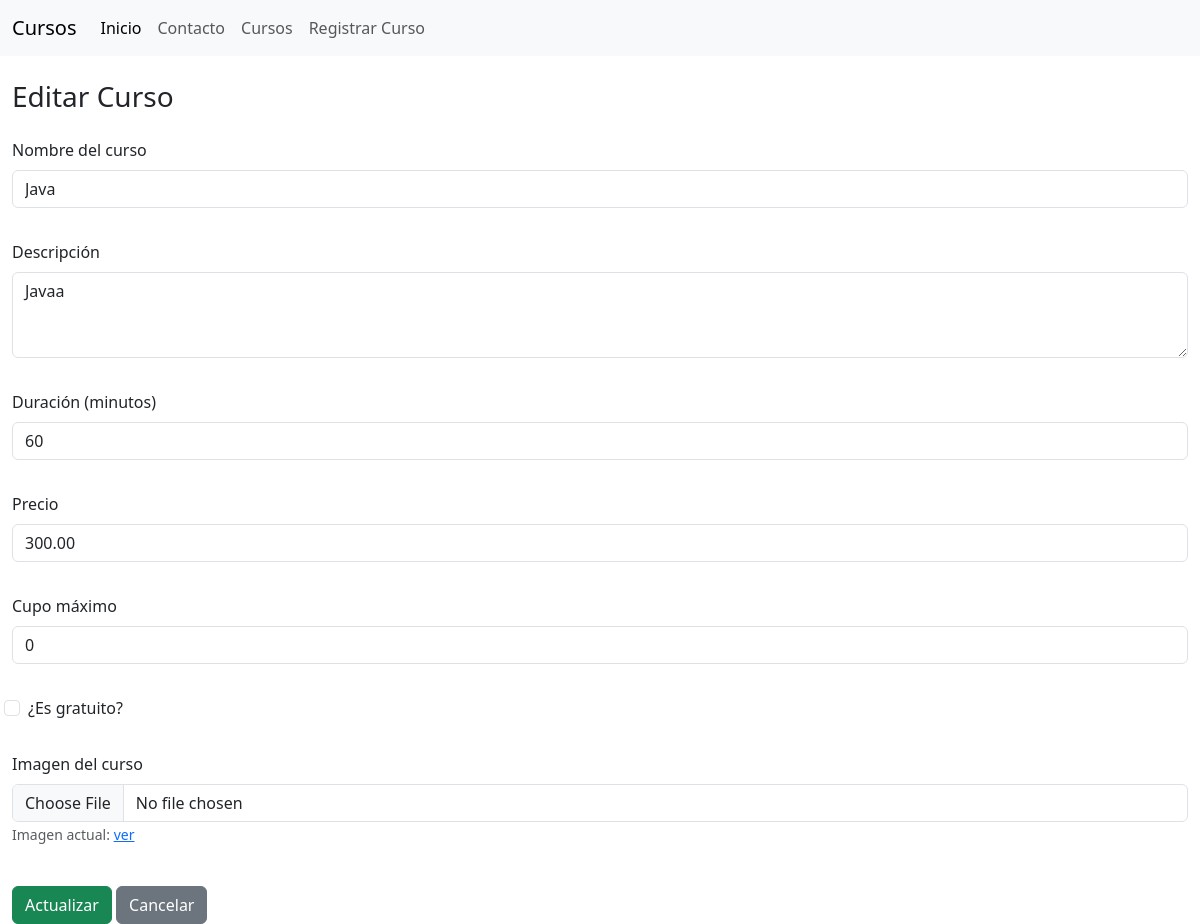
The app's page /cursos/editar/2/ with its own data.
### cursos/models.py (models this page shows, shortened)
class Curso(models.Model):
    nombre = models.CharField("Nombre del curso", max_length=255)
    descripcion = models.TextField("Descripción", default="Sin descripción")
    duracion = models.IntegerField("Duración (minutos)", default=60)
    precio = models.DecimalField("Precio", max_digits=8, decimal_places=2, default=0.00)
    maximo = models.IntegerField("Cupo máximo", default=0)
    gratis = models.BooleanField("¿Es gratuito?", default=False)
    imagen = models.ImageField("Imagen del curso", null=True, upload_to='fotos')
    fecha_creacion = models.DateTimeField("Fecha de creación", auto_now_add=True)
    fecha_final = models.DateTimeField("Última actualización",  default=timezone.now)
    class Meta:
        verbose_name = 'Curso'
        verbose_name_plural = 'Cursos'
        ordering = ['fecha_creacion']

### contenido/views.py (the view)
# urls.py: path('cursos/editar/<int:id>/', views.editar_curso, name='editar_curso'),
def editar_curso(request, id):
    curso = get_object_or_404(Curso, id=id)
    if request.method == 'POST':
        form = Cursos(request.POST, request.FILES, instance=curso)
        if form.is_valid():
            form.save()
            return redirect('cursos')
    else:
        form = Cursos(instance=curso)
    return render(request, 'editar_curso.html', {'form': form})

### contenido/forms.py
class Cursos(forms.ModelForm):
    class Meta:
        model = Curso
        fields = ['nombre', 'descripcion', 'duracion', 'precio', 'maximo', 'gratis', 'imagen']

### contenido/templates/editar_curso.html (shortened to what this page needs)
{% extends 'navegacion.html' %}
{% block content %}
<div class="container-fluid">
  <h3 class="mb-4">Editar Curso</h3>
  <form method="POST" enctype="multipart/form-data" class="row g-3">
    <div class="mb-3">
      <label for="id_nombre" class="form-label">Nombre del curso</label>
      <input type="text" name="nombre" class="form-control" id="id_nombre" value="{{ form.nombre.value }}" required>
    </div>
    <div class="mb-3">
      <label for="id_descripcion" class="form-label">Descripción</label>
      <textarea name="descripcion" class="form-control" id="id_descripcion" rows="3">{{ form.descripcion.value }}</textarea>
    </div>
    <div class="mb-3">
      <label for="id_duracion" class="form-label">Duración (minutos)</label>
      <input type="number" name="duracion" class="form-control" id="id_duracion" value="{{ form.duracion.value }}" min="0">
    </div>
    <div class="mb-3">
      <label for="id_precio" class="form-label">Precio</label>
      <input type="number" name="precio" class="form-control" id="id_precio" value="{{ form.precio.value }}" step="0.01" min="0">
    </div>
    <div class="mb-3">
      <label for="id_maximo" class="form-label">Cupo máximo</label>
      <input type="number" name="maximo" class="form-control" id="id_maximo" value="{{ form.maximo.value }}" min="0">
    </div>
    <div class="form-check mb-3">
      <input class="form-check-input" type="checkbox" name="gratis" id="id_gratis" {% if form.gratis.value %}checked{% endif %}>
      <label class="form-check-label" for="id_gratis">¿Es gratuito?</label>
    </div>
    <div class="mb-3">
      <label for="id_imagen" class="form-label">Imagen del curso</label>
      <input class="form-control" type="file" name="imagen" id="id_imagen">
      {% if form.instance.imagen %}
        <small class="text-muted">Imagen actual: <a href="{{ form.instance.imagen.url }}" target="_blank">ver</a></small>
      {% endif %}
    </div>
    <div class="col-12 mt-4">
      <button type="submit" class="btn btn-success">Actualizar</button>
      <a href="{% url 'cursos' %}" class="btn btn-secondary">Cancelar</a>
    </div>
  </form>
</div>
{% endblock %}

### records on screen
Curso: nombre "Java", descripcion "Javaa", precio "300.00"
